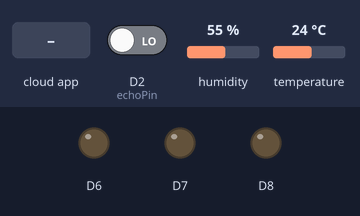
A sketch run on a simulated ESP8266 (NodeMCU). Parts: output pins drawn as LEDs (lit = HIGH). The inputs (shaded band) are chosen by the test bench; at power-on: D2 (echoPin) LOW, humidity 55 %, temperature 24 °C. WiFi joins after 1.5 s; servers stay silent unless stated; the Firebase database answers and starts empty; pins used as bus, display or sensor lines are not drawn; what the sketch prints to the serial monitor is not drawn.

Above: at 2.7 s.
2.8 s: the phone or cloud app sets motion to 1
At 3.4 s:
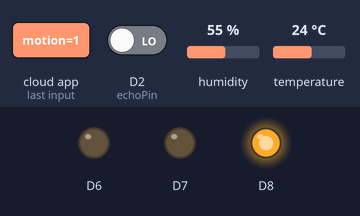
4.3 s: the phone or cloud app sets motion to 0
At 7.2 s:
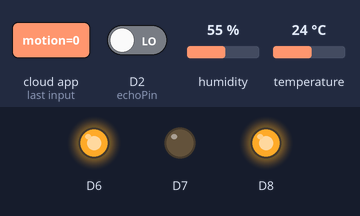
Timing chart, 0 to 8.7 s (numbered marks = the images above; inputs shaded):
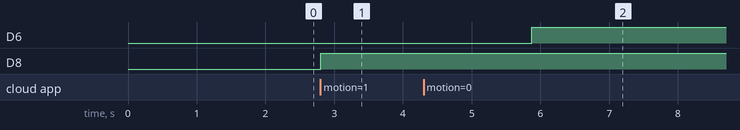

Measured:
- after the input at 2.8 s, D6: stays LOW (without the input it goes to HIGH after 0.00 s)
- after the input at 4.3 s, D6: LOW → HIGH after 1.6 s

The sketch:

Gbot_NodeMCU.ino
```cpp
#include <ESP8266WiFi.h>
#include<FirebaseArduino.h>
#include <dht.h>
#include <ArduinoJson.h>
int trigPin = D1;      // trig pin of HC-SR04
int echoPin = D2;     // Echo pin of HC-SR04
int f;
long duration, distance;

#define FIREBASE_HOST "gbot-431d9.firebaseio.com"                   // Firebase Project URL
#define FIREBASE_AUTH "J2KwVbpwhc43c70gyNa4gKdRZirmIX45mCK3B5gw"    //Firebase Database authentication key
#define WIFI_SSID "AndroidAP"                                       // WiFi SSID for NodeMCU to connect
#define WIFI_PASSWORD "mnmnmnmn"                                    //Password of wifi network

dht DHT; // Data Pin of DHT 11 , for NodeMCU D5 GPIO no. is 14
unsigned long time_dht = 0;
unsigned long time_dist = 0;
String motion;

void setup()
{
  Serial.begin(9600);
//  NodeMCU.begin(9600);
  pinMode(D1, INPUT);
  pinMode(D2, OUTPUT);
  pinMode(D6, OUTPUT);
  pinMode(D7, OUTPUT);
  pinMode(D8, OUTPUT);
  pinMode(trigPin, OUTPUT);         // set trig pin as output
  pinMode(echoPin, INPUT);          //set echo pin as input to capture reflected waves

  WiFi.begin(WIFI_SSID, WIFI_PASSWORD);
  Serial.print("connecting");
  while (WiFi.status() != WL_CONNECTED) {
    Serial.print(".");
    delay(500);
  }
  Serial.println();
  Serial.print("connected:");
  Serial.println(WiFi.localIP());

  Firebase.begin(FIREBASE_HOST, FIREBASE_AUTH);

}
void firebasereconnect()
{
  Serial.println("Trying to reconnect");
  Firebase.begin(FIREBASE_HOST, FIREBASE_AUTH);
}
/*
void dist() {
  if (millis() > time_dist + 900) {
      time_dist = millis();
    StaticJsonBuffer<1000> jsonBuffer;
    JsonObject& root = jsonBuffer.parseObject(NodeMCU);
    if (root == JsonObject::invalid())
      return;
    Serial.println("JSON received and parsed");
    root.prettyPrintTo(Serial);
    int data1 = root["data1"];

    Serial.print("distance: ");
    Serial.println(data1);
    Firebase.setInt ("Distance", data1);
  }
}
*/

void loop()
{
  if (Firebase.failed())
  {
    Serial.print("setting number failed:");
    Serial.println(Firebase.error());
    firebasereconnect();
    return;
  }
if (millis() > time_dist + 1000) {
    time_dist = millis();
        digitalWrite(trigPin, LOW);
      delayMicroseconds(2);
      digitalWrite(trigPin, HIGH);     // send waves for 10 us
      delayMicroseconds(10);
      duration = pulseIn(echoPin, HIGH); // receive reflected waves
      distance = duration / 58.138;   // convert to
     Serial.print("distance: ");
    Serial.println(distance);
    Firebase.setInt ("Distance", distance);
}
//dist();

  /*
    if (millis() > time_dist + 2000) {
    time_dist = millis();
    int incoming = NodeMCU.available();
    Serial.print(incoming);
    if (incoming > 0)
    {
    distance = NodeMCU.parseInt(); // reads integers as integer rather than ASCI,anything else returns 0NodeMCU.parseInt()
    Serial.print("distance: ");
    Serial.println(distance);
    Firebase.setInt ("Distance", distance);

    String content = "";
    char character;
    while (NodeMCU.available()) {
    character = NodeMCU.read();
    content.concat(character);
    distance =(content.toInt());
    // f = (content.toInt());
    }  */
  if (millis() > time_dht + 5000) {
    time_dht = millis();
    DHT.read11(14);
    float h = DHT.humidity;
    float t = DHT.temperature;  // Reading temperature as Celsius (the default)
    Firebase.setFloat ("Temp", t);
    Firebase.setFloat ("Humidity", h);
    Firebase.setInt ("Distance", distance);
    Serial.println(h);
    Serial.println(t);
  }
  motion = Firebase.getString("motion");
  f = (motion.toInt());
  Serial.println(f);

  if (f == 1) {
    digitalWrite(D6, LOW);
    digitalWrite(D7, LOW);
    digitalWrite(D8, HIGH);
  }
  if (f == 2) {
    digitalWrite(D6, LOW);
    digitalWrite(D7, HIGH);
    digitalWrite(D8, LOW);
  }
  if (f == 3) {
    digitalWrite(D6, LOW);
    digitalWrite(D7, HIGH);
    digitalWrite(D8, HIGH);
  }
  if (f == 4) {
    digitalWrite(D6, HIGH);
    digitalWrite(D7, LOW);
    digitalWrite(D8, LOW);
  }
  if (f == 0) {
    digitalWrite(D6, HIGH);
    digitalWrite(D7, LOW);
    digitalWrite(D8, HIGH);
  }
}
```
